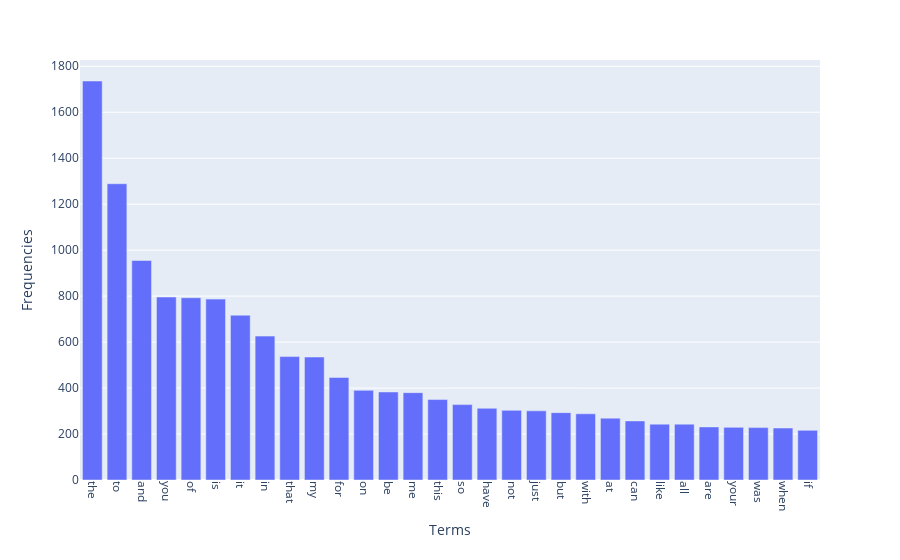

Notebook source saved alongside this figure:
### Code cell
# Answer here
import nltk
import numpy as np
import helpers.data_mining_helpers as dmh
import plotly.express as plot_ex
from sklearn.feature_extraction.text import CountVectorizer

nltk.download('punkt')

# Top 30 words in train dataset
train_df['unigrams'] = train_df['text'].apply(lambda x: dmh.tokenize_text(x))

count_vect = CountVectorizer()
train_counts = count_vect.fit_transform(train_df.text) #learn the vocabulary and return document-term matrix
print(train_counts.shape)

term_frequencies = []
for j in range(0, train_counts.shape[1]):
    term_frequencies.append(sum(train_counts[:,j].toarray()))

term_frequencies = np.asarray(train_counts.sum(axis=0))[0]

sorted_terms = [term for _, term in sorted(zip(term_frequencies, count_vect.get_feature_names_out()), reverse=True)]
sorted_frequencies = sorted(term_frequencies, reverse=True)

filtered_data = {
    'Terms': sorted_terms[0:30],
    'Frequencies': sorted_frequencies[0:30]
}
df_filtered = pd.DataFrame(filtered_data)

fig = plot_ex.bar(df_filtered, x='Terms', y='Frequencies')
fig.update_xaxes(tickangle=90)

fig.show()

### Figure 1 — Plotly figure (JSON) as saved in the notebook; plotly's stock layout.template omitted (floating-point values rounded to 4 significant figures)
{"data": [{"alignmentgroup": "True", "hovertemplate": "Terms=%{x}<br>Frequencies=%{y}<extra></extra>", "legendgroup": "", "marker": {"color": "#636efa", "pattern": {"shape": ""}}, "name": "", "offsetgroup": "", "orientation": "v", "showlegend": false, "textposition": "auto", "type": "bar", "x": ["the", "to", "and", "you", "of", "is", "it", "in", "that", "my", "for", "on", "be", "me", "this", "so", "have", "not", "just", "but", "with", "at", "can", "like", "all", "are", "your", "was", "when", "if"], "xaxis": "x", "y": [1736, 1289, 955, 796, 793, 787, 717, 626, 537, 535, 446, 390, 383, 380, 350, 328, 312, 303, 301, 293, 288, 269, 257, 243, 243, 231, 229, 228, 226, 216], "yaxis": "y"}], "layout": {"barmode": "relative", "legend": {"tracegroupgap": 0}, "margin": {"t": 60}, "xaxis": {"anchor": "y", "domain": [0, 1], "tickangle": 90, "title": {"text": "Terms"}}, "yaxis": {"anchor": "x", "domain": [0, 1], "title": {"text": "Frequencies"}}}}
